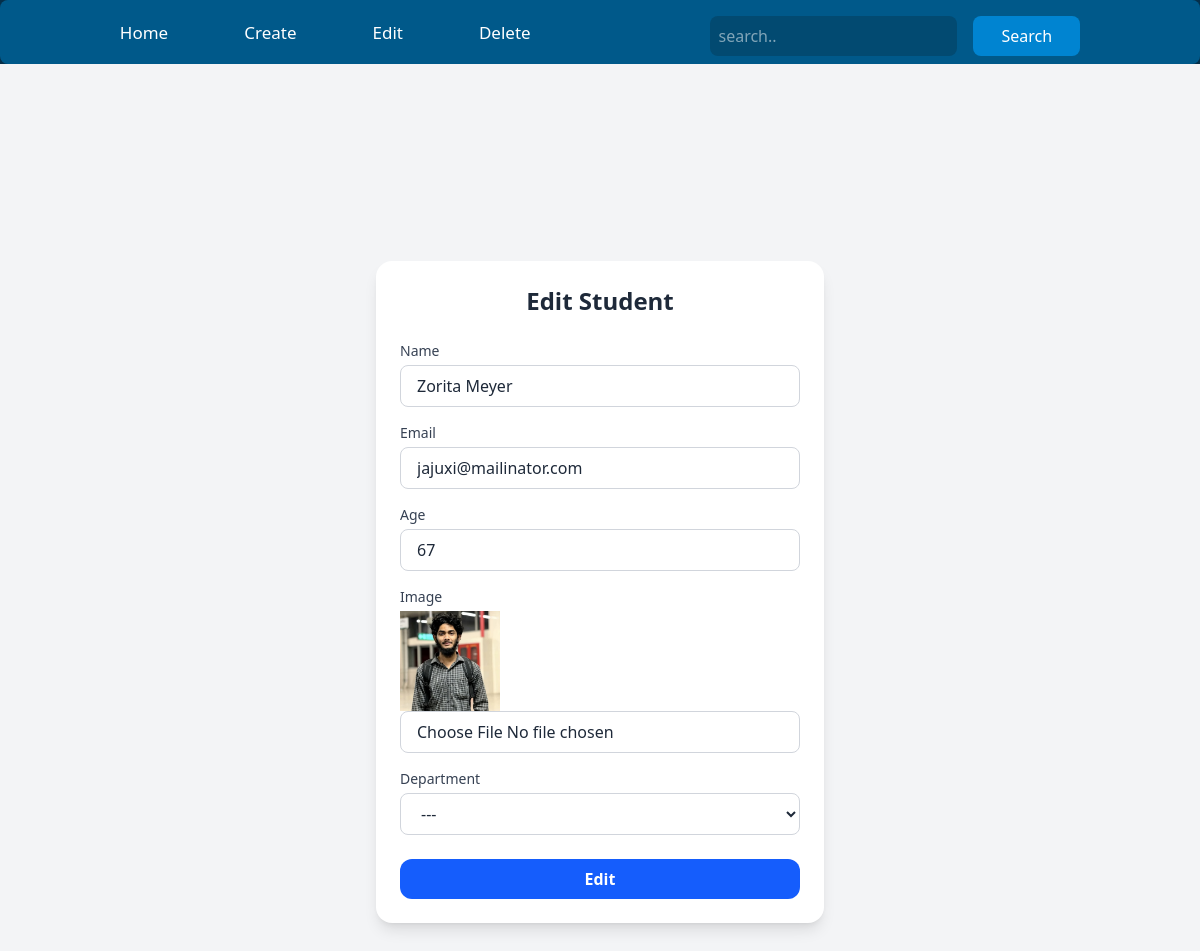
/edit/edit/7/, run on the app's committed database.
### create_app/models.py (models this page shows, shortened)
class student(models.Model):
    name = models.CharField(max_length=100)
    age = models.IntegerField()
    email = models.CharField(max_length=100)
    image = models.ImageField(upload_to='images/', default='images/default.jpg', blank=True, null=True)
    created_at = models.DateTimeField(auto_now_add=True)
    department = models.CharField(choices=[
        ('---', 'Select Department'),
        ('CSE', 'Computer Science'),
        ('EEE', 'Electrical and Electronics Engineering'),
        ('ME', 'Mechanical Engineering'),
        ('BBA', 'Bachelor of Business Administration'),
        ("BA", "Bachelor of Arts"),
        ('BCOM', 'Bachelor of Commerce'),
        ('Other', 'Other'),
    ], max_length=500, default='---')
    class Meta:
        verbose_name = 'Student'
        verbose_name_plural = 'Students'

### edit_app/views.py (the view, shortened to what this page needs)
# urls.py: path('edit/<int:id>/',edit, name='edit'),
def edit(request, id):
    students = student.objects.get(id=id)
    return render(request, 'edit/edit.html', {'stu': students})

### templates/edit/edit.html (shortened to what this page needs)
<!DOCTYPE html>
<html lang="en">
<head>
    <script src="https://cdn.jsdelivr.net/npm/@tailwindcss/browser@4"></script>
</head>
<body class="bg-sky-950 min-h-screen">
    <nav class="sticky top-0 bg-sky-800 p-4 rounded-lg w-full h-16 list-none">
        <div class="flex  justify-evenly space-x-4">
            <div class="flex hidden md:flex space-x-4 pt-[4px] text-[17px]">
                <li><a href="{% url 'home' %}" class="text-white sm:pr-[60px] hover:text-sky-200">Home</a></li>
                <li><a href="{% url 'create' %}" class="text-white sm:pr-[60px] hover:text-sky-200">Create</a></li>
                <li><a href="#" class="text-white sm:pr-[60px] hover:text-sky-200">Edit</a></li>
                <li><a href="#" class="text-white sm:pr-[60px] hover:text-sky-200">Delete</a></li>
            </div>
            <div class="flex space-x-4 ml-auto sm:mb-[22px] sm:ml-[0px]">
                <li class="pb-[2px] ">
                    <form method="GET" action="" class ="flex space-x-2">
                        <input type="text" placeholder="search.." class="p-2 w-30 h-auto sm:w-auto rounded-lg border-sky-600 bg-sky-900 text-white" name="search">
                        <button type="submit" class="bg-sky-600 hover:bg-sky-700 ml-2  text-white px-7  py-2 rounded-lg w-20 h-auto sm:w-auto">Search</button>
                    </form>
                </li>
            </div>
        </div>
    </nav>
    <div class="min-h-screen bg-gray-100 flex items-center justify-center px-4">
    <div class="max-w-md w-full bg-white dark:bg-gray-800 rounded-2xl shadow-lg p-6 space-y-6">
        <h2 class="text-2xl font-bold text-gray-800 dark:text-white text-center">Edit Student</h2>
            <form class="space-y-4" method="POST" enctype="multipart/form-data">
            <div>
                <label class="block text-sm font-medium text-gray-700 dark:text-gray-300 mb-1">Name</label>
                <input type="text" value="{{ stu.name }}" name="name" placeholder="Enter name" class="w-full px-4 py-2 border border-gray-300 dark:border-gray-600 rounded-lg bg-white dark:bg-gray-700 text-gray-800 dark:text-white focus:outline-none focus:ring-2 focus:ring-blue-500">
            </div>
            <div>
                <label class="block text-sm font-medium text-gray-700 dark:text-gray-300 mb-1">Email</label>
                <input type="email" value="{{ stu.email }}" name="email" placeholder="Enter email" class="w-full px-4 py-2 border border-gray-300 dark:border-gray-600 rounded-lg bg-white dark:bg-gray-700 text-gray-800 dark:text-white focus:outline-none focus:ring-2 focus:ring-blue-500">
            </div>
                <div>
                    <label class="block text-sm font-medium text-gray-700 dark:text-gray-300 mb-1">Age</label>
                    <input type="number" value="{{ stu.age }}" name="age" placeholder="Enter age" class="w-full px-4 py-2 border border-gray-300 dark:border-gray-600 rounded-lg bg-white dark:bg-gray-700 text-gray-800 dark:text-white focus:outline-none focus:ring-2 focus:ring-blue-500">
                </div>
            <div>
                <label class="block text-sm font-medium text-gray-700 dark:text-gray-300 mb-1">Image</label>
                <img src="{{ stu.image.url }}" class="w-[100px] h-[100px] object-cover object-center" alt="Photo">
                <input type="file" name="image" value="{{ student.image }}" accept="image/*" placeholder="Upload image" class="w-full px-4 py-2 border border-gray-300 dark:border-gray-600 rounded-lg bg-white dark:bg-gray-700 text-gray-800 dark:text-white focus:outline-none focus:ring-2 focus:ring-blue-500">
            </div>
            <div>
                <label class="block text-sm font-medium text-gray-700 dark:text-gray-300 mb-1">Department</label>
                <select name="department" id="department" class="w-full px-4 py-2 border border-gray-300 dark:border-gray-600 rounded-lg bg-white dark:bg-gray-700 text-gray-800 dark:text-white focus:outline-none focus:ring-2 focus:ring-blue-500">
                    <option value="" disabled selected >{{ stu.department }}</option>
                </select>
                <div class="mt-6">
                    <button type="submit" class="w-full bg-blue-600 hover:bg-blue-700 text-white font-semibold py-2 px-4 rounded-xl transition-colors">
                    Edit
                    </button>
                </div>
                </form>
            </div>
         </div>
</body>
</html>

### data on the page
student: name "Zorita Meyer", email "jajuxi@mailinator.com", age "67", image (picture), department "---"
